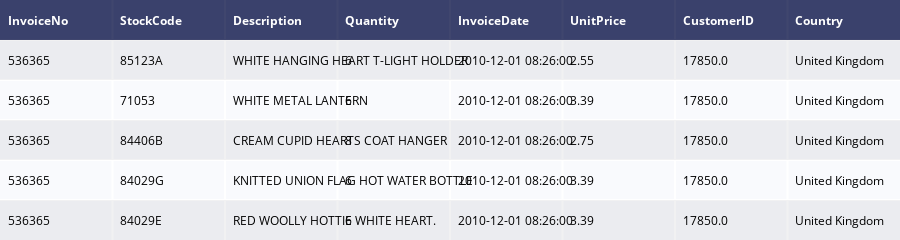

Notebook cell for this chart:
### Code cell
data = ff.create_table(df.head())
data

### Figure 1 — Plotly figure (JSON) as saved in the notebook; plotly's stock layout.template omitted (floating-point values rounded to 4 significant figures)
{"data": [{"colorscale": [[0, "#00083e"], [0.5, "#ededee"], [1, "#ffffff"]], "hoverinfo": "none", "opacity": 0.75, "showscale": false, "type": "heatmap", "z": [[0, 0, 0, 0, 0, 0, 0, 0], [0.5, 0.5, 0.5, 0.5, 0.5, 0.5, 0.5, 0.5], [1, 1, 1, 1, 1, 1, 1, 1], [0.5, 0.5, 0.5, 0.5, 0.5, 0.5, 0.5, 0.5], [1, 1, 1, 1, 1, 1, 1, 1], [0.5, 0.5, 0.5, 0.5, 0.5, 0.5, 0.5, 0.5]]}], "layout": {"annotations": [{"align": "left", "font": {"color": "#ffffff"}, "showarrow": false, "text": "<b>InvoiceNo</b>", "x": -0.45, "xanchor": "left", "xref": "x", "y": 0, "yref": "y"}, {"align": "left", "font": {"color": "#ffffff"}, "showarrow": false, "text": "<b>StockCode</b>", "x": 0.55, "xanchor": "left", "xref": "x", "y": 0, "yref": "y"}, {"align": "left", "font": {"color": "#ffffff"}, "showarrow": false, "text": "<b>Description</b>", "x": 1.55, "xanchor": "left", "xref": "x", "y": 0, "yref": "y"}, {"align": "left", "font": {"color": "#ffffff"}, "showarrow": false, "text": "<b>Quantity</b>", "x": 2.55, "xanchor": "left", "xref": "x", "y": 0, "yref": "y"}, {"align": "left", "font": {"color": "#ffffff"}, "showarrow": false, "text": "<b>InvoiceDate</b>", "x": 3.55, "xanchor": "left", "xref": "x", "y": 0, "yref": "y"}, {"align": "left", "font": {"color": "#ffffff"}, "showarrow": false, "text": "<b>UnitPrice</b>", "x": 4.55, "xanchor": "left", "xref": "x", "y": 0, "yref": "y"}, {"align": "left", "font": {"color": "#ffffff"}, "showarrow": false, "text": "<b>CustomerID</b>", "x": 5.55, "xanchor": "left", "xref": "x", "y": 0, "yref": "y"}, {"align": "left", "font": {"color": "#ffffff"}, "showarrow": false, "text": "<b>Country</b>", "x": 6.55, "xanchor": "left", "xref": "x", "y": 0, "yref": "y"}, {"align": "left", "font": {"color": "#000000"}, "showarrow": false, "text": "536365", "x": -0.45, "xanchor": "left", "xref": "x", "y": 1, "yref": "y"}, {"align": "left", "font": {"color": "#000000"}, "showarrow": false, "text": "85123A", "x": 0.55, "xanchor": "left", "xref": "x", "y": 1, "yref": "y"}, {"align": "left", "font": {"color": "#000000"}, "showarrow": false, "text": "WHITE HANGING HEART T-LIGHT HOLDER", "x": 1.55, "xanchor": "left", "xref": "x", "y": 1, "yref": "y"}, {"align": "left", "font": {"color": "#000000"}, "showarrow": false, "text": "6", "x": 2.55, "xanchor": "left", "xref": "x", "y": 1, "yref": "y"}, {"align": "left", "font": {"color": "#000000"}, "showarrow": false, "text": "2010-12-01 08:26:00", "x": 3.55, "xanchor": "left", "xref": "x", "y": 1, "yref": "y"}, {"align": "left", "font": {"color": "#000000"}, "showarrow": false, "text": "2.55", "x": 4.55, "xanchor": "left", "xref": "x", "y": 1, "yref": "y"}, {"align": "left", "font": {"color": "#000000"}, "showarrow": false, "text": "17850.0", "x": 5.55, "xanchor": "left", "xref": "x", "y": 1, "yref": "y"}, {"align": "left", "font": {"color": "#000000"}, "showarrow": false, "text": "United Kingdom", "x": 6.55, "xanchor": "left", "xref": "x", "y": 1, "yref": "y"}, {"align": "left", "font": {"color": "#000000"}, "showarrow": false, "text": "536365", "x": -0.45, "xanchor": "left", "xref": "x", "y": 2, "yref": "y"}, {"align": "left", "font": {"color": "#000000"}, "showarrow": false, "text": "71053", "x": 0.55, "xanchor": "left", "xref": "x", "y": 2, "yref": "y"}, {"align": "left", "font": {"color": "#000000"}, "showarrow": false, "text": "WHITE METAL LANTERN", "x": 1.55, "xanchor": "left", "xref": "x", "y": 2, "yref": "y"}, {"align": "left", "font": {"color": "#000000"}, "showarrow": false, "text": "6", "x": 2.55, "xanchor": "left", "xref": "x", "y": 2, "yref": "y"}, {"align": "left", "font": {"color": "#000000"}, "showarrow": false, "text": "2010-12-01 08:26:00", "x": 3.55, "xanchor": "left", "xref": "x", "y": 2, "yref": "y"}, {"align": "left", "font": {"color": "#000000"}, "showarrow": false, "text": "3.39", "x": 4.55, "xanchor": "left", "xref": "x", "y": 2, "yref": "y"}, {"align": "left", "font": {"color": "#000000"}, "showarrow": false, "text": "17850.0", "x": 5.55, "xanchor": "left", "xref": "x", "y": 2, "yref": "y"}, {"align": "left", "font": {"color": "#000000"}, "showarrow": false, "text": "United Kingdom", "x": 6.55, "xanchor": "left", "xref": "x", "y": 2, "yref": "y"}, {"align": "left", "font": {"color": "#000000"}, "showarrow": false, "text": "536365", "x": -0.45, "xanchor": "left", "xref": "x", "y": 3, "yref": "y"}, {"align": "left", "font": {"color": "#000000"}, "showarrow": false, "text": "84406B", "x": 0.55, "xanchor": "left", "xref": "x", "y": 3, "yref": "y"}, {"align": "left", "font": {"color": "#000000"}, "showarrow": false, "text": "CREAM CUPID HEARTS COAT HANGER", "x": 1.55, "xanchor": "left", "xref": "x", "y": 3, "yref": "y"}, {"align": "left", "font": {"color": "#000000"}, "showarrow": false, "text": "8", "x": 2.55, "xanchor": "left", "xref": "x", "y": 3, "yref": "y"}, {"align": "left", "font": {"color": "#000000"}, "showarrow": false, "text": "2010-12-01 08:26:00", "x": 3.55, "xanchor": "left", "xref": "x", "y": 3, "yref": "y"}, {"align": "left", "font": {"color": "#000000"}, "showarrow": false, "text": "2.75", "x": 4.55, "xanchor": "left", "xref": "x", "y": 3, "yref": "y"}, {"align": "left", "font": {"color": "#000000"}, "showarrow": false, "text": "17850.0", "x": 5.55, "xanchor": "left", "xref": "x", "y": 3, "yref": "y"}, {"align": "left", "font": {"color": "#000000"}, "showarrow": false, "text": "United Kingdom", "x": 6.55, "xanchor": "left", "xref": "x", "y": 3, "yref": "y"}, {"align": "left", "font": {"color": "#000000"}, "showarrow": false, "text": "536365", "x": -0.45, "xanchor": "left", "xref": "x", "y": 4, "yref": "y"}, {"align": "left", "font": {"color": "#000000"}, "showarrow": false, "text": "84029G", "x": 0.55, "xanchor": "left", "xref": "x", "y": 4, "yref": "y"}, {"align": "left", "font": {"color": "#000000"}, "showarrow": false, "text": "KNITTED UNION FLAG HOT WATER BOTTLE", "x": 1.55, "xanchor": "left", "xref": "x", "y": 4, "yref": "y"}, {"align": "left", "font": {"color": "#000000"}, "showarrow": false, "text": "6", "x": 2.55, "xanchor": "left", "xref": "x", "y": 4, "yref": "y"}, {"align": "left", "font": {"color": "#000000"}, "showarrow": false, "text": "2010-12-01 08:26:00", "x": 3.55, "xanchor": "left", "xref": "x", "y": 4, "yref": "y"}, {"align": "left", "font": {"color": "#000000"}, "showarrow": false, "text": "3.39", "x": 4.55, "xanchor": "left", "xref": "x", "y": 4, "yref": "y"}, {"align": "left", "font": {"color": "#000000"}, "showarrow": false, "text": "17850.0", "x": 5.55, "xanchor": "left", "xref": "x", "y": 4, "yref": "y"}, {"align": "left", "font": {"color": "#000000"}, "showarrow": false, "text": "United Kingdom", "x": 6.55, "xanchor": "left", "xref": "x", "y": 4, "yref": "y"}, {"align": "left", "font": {"color": "#000000"}, "showarrow": false, "text": "536365", "x": -0.45, "xanchor": "left", "xref": "x", "y": 5, "yref": "y"}, {"align": "left", "font": {"color": "#000000"}, "showarrow": false, "text": "84029E", "x": 0.55, "xanchor": "left", "xref": "x", "y": 5, "yref": "y"}, {"align": "left", "font": {"color": "#000000"}, "showarrow": false, "text": "RED WOOLLY HOTTIE WHITE HEART.", "x": 1.55, "xanchor": "left", "xref": "x", "y": 5, "yref": "y"}, {"align": "left", "font": {"color": "#000000"}, "showarrow": false, "text": "6", "x": 2.55, "xanchor": "left", "xref": "x", "y": 5, "yref": "y"}, {"align": "left", "font": {"color": "#000000"}, "showarrow": false, "text": "2010-12-01 08:26:00", "x": 3.55, "xanchor": "left", "xref": "x", "y": 5, "yref": "y"}, {"align": "left", "font": {"color": "#000000"}, "showarrow": false, "text": "3.39", "x": 4.55, "xanchor": "left", "xref": "x", "y": 5, "yref": "y"}, {"align": "left", "font": {"color": "#000000"}, "showarrow": false, "text": "17850.0", "x": 5.55, "xanchor": "left", "xref": "x", "y": 5, "yref": "y"}, {"align": "left", "font": {"color": "#000000"}, "showarrow": false, "text": "United Kingdom", "x": 6.55, "xanchor": "left", "xref": "x", "y": 5, "yref": "y"}], "height": 230, "margin": {"b": 0, "l": 0, "r": 0, "t": 0}, "xaxis": {"dtick": 1, "gridwidth": 2, "showticklabels": false, "tick0": -0.5, "ticks": "", "zeroline": false}, "yaxis": {"autorange": "reversed", "dtick": 1, "gridwidth": 2, "showticklabels": false, "tick0": 0.5, "ticks": "", "zeroline": false}}}
